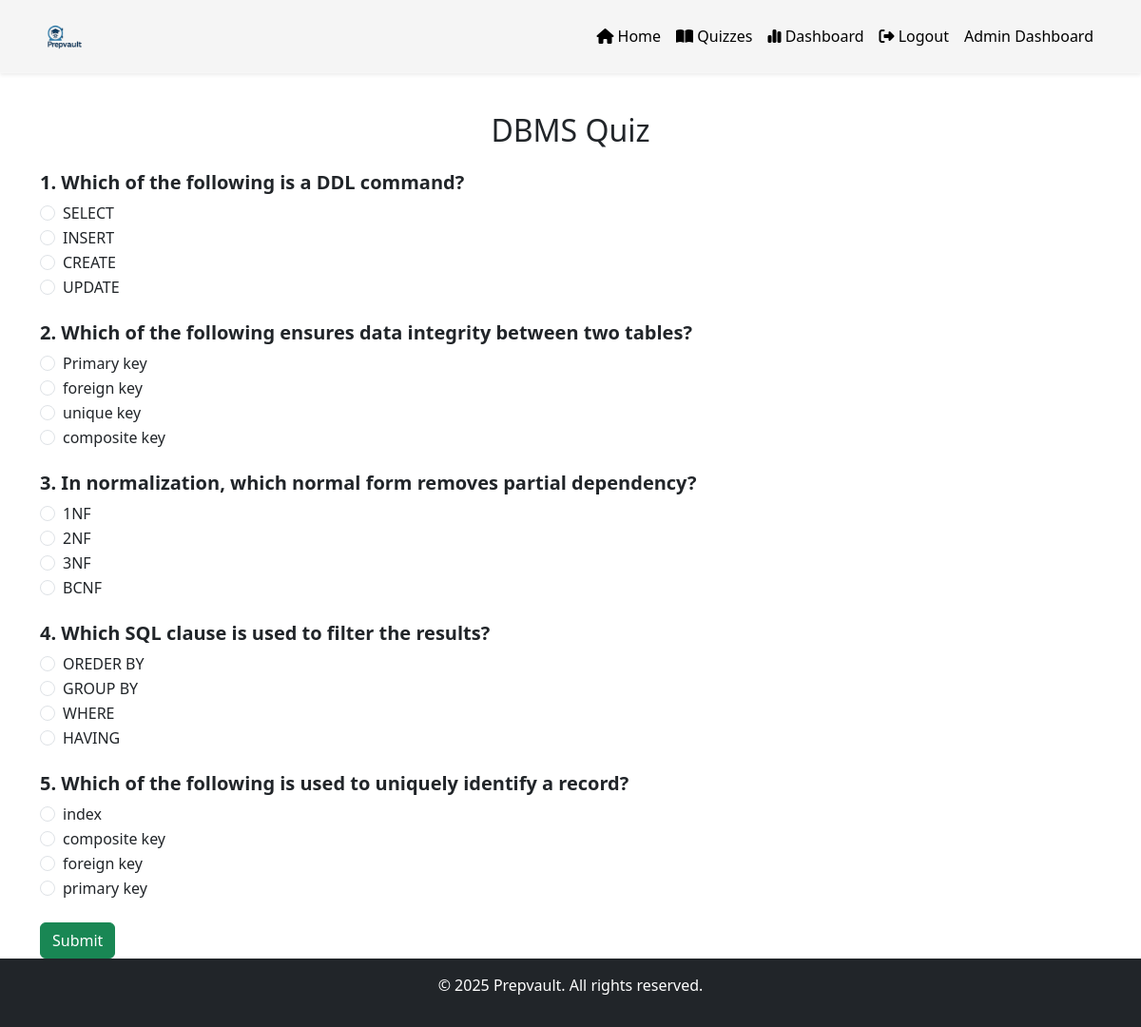
/quiz/3/ (signed in), run on the app's committed database.
### main/models.py (models this page shows, shortened)
class QuizTopic(models.Model):
    name = models.CharField(max_length=100)

class Question(models.Model):
    topic = models.ForeignKey(QuizTopic, on_delete=models.CASCADE)
    question_text = models.TextField()
    option1 = models.CharField(max_length=200)
    option2 = models.CharField(max_length=200)
    option3 = models.CharField(max_length=200)
    option4 = models.CharField(max_length=200)
    correct_option = models.IntegerField(choices=[(1, 'Option 1'), (2, 'Option 2'), (3, 'Option 3'), (4, 'Option 4')])

### main/views.py (the view, shortened to what this page needs)
# urls.py: path('quiz/<int:topic_id>/', views.quiz_questions, name='quiz_questions'),
@login_required
def quiz_questions(request, topic_id):
    topic = get_object_or_404(QuizTopic, id=topic_id)
    questions = Question.objects.filter(topic=topic)
    return render(request, 'main/quiz_questions.html', {
        'topic': topic,
        'questions': questions
    })

### main/templates/main/quiz_questions.html (shortened to what this page needs)
{% extends 'main/base.html' %}
{% block content %}
<div class="container mt-5">
  <h2 class="mb-4 text-center">{{ topic.name }} Quiz</h2>
  <form method="POST">
    {% for question in questions %}
      <div class="mb-4">
        <h5>{{ forloop.counter }}. {{ question.question_text }}</h5>
        <div class="form-check">
          <input class="form-check-input" type="radio" name="{{ question.id }}" value="1" required>
          <label class="form-check-label">{{ question.option1 }}</label>
        </div>
        <div class="form-check">
          <input class="form-check-input" type="radio" name="{{ question.id }}" value="2">
          <label class="form-check-label">{{ question.option2 }}</label>
        </div>
        <div class="form-check">
          <input class="form-check-input" type="radio" name="{{ question.id }}" value="3">
          <label class="form-check-label">{{ question.option3 }}</label>
        </div>
        <div class="form-check">
          <input class="form-check-input" type="radio" name="{{ question.id }}" value="4">
          <label class="form-check-label">{{ question.option4 }}</label>
        </div>
      </div>
    {% endfor %}
    <button type="submit" class="btn btn-success">Submit</button>
  </form>
</div>
{% endblock %}

### main/templates/main/base.html (shortened to what this page needs)
{% load static %}
<!DOCTYPE html>
<html lang="en">
<head>
  <link href="https://cdn.jsdelivr.net/npm/bootstrap@5.3.0/dist/css/bootstrap.min.css" rel="stylesheet" />
  <link href="https://cdnjs.cloudflare.com/ajax/libs/font-awesome/6.5.0/css/all.min.css" rel="stylesheet" />
</head>
<body>
<nav class="navbar navbar-expand-lg navbar-light fixed-top shadow-sm glass-navbar" style="background-color: whitesmoke">
  <div class="container">
    <a class="navbar-brand d-flex align-items-center fs-4 fw-bold" href="/">
      <img src="{% static 'images/logo.jpg' %}" alt="Prepvault Logo" class="me-2 logo-img" />
    </a>
    <div class="collapse navbar-collapse" id="navbarNav">
      <ul class="navbar-nav ms-auto">
        <li class="nav-item"><a class="nav-link" href="/"><i class="fa-solid fa-house"></i> Home</a></li>
        {% if user.is_authenticated %}
          <li class="nav-item"><a class="nav-link" href="/quizzes/"><i class="fa-solid fa-book-open"></i> Quizzes</a></li>
          <li class="nav-item"><a class="nav-link" href="/dashboard/"><i class="fa-solid fa-chart-simple"></i> Dashboard</a></li>
          <li class="nav-item"><a class="nav-link" href="/logout/"><i class="fa-solid fa-right-from-bracket"></i> Logout</a></li>
        {% else %}
          <li class="nav-item"><a class="nav-link" href="/login/"><i class="fa-solid fa-right-to-bracket"></i> Login</a></li>
          <li class="nav-item"><a class="nav-link" href="/register/"><i class="fa-solid fa-user-plus"></i> Register</a></li>
        {% endif %}
        {% if user.is_superuser or user.is_staff %}
  <li class="nav-item">
    <a class="nav-link" href="{% url 'admin_dashboard' %}">Admin Dashboard</a>
  </li>
{% endif %}
      </ul>
    </div>
  </div>
</nav>
<main>
  {% block content %}
  {% endblock %}
</main>
<footer class="bg-dark text-white text-center py-3">
  <div class="container">
    <p>&copy; 2025 Prepvault. All rights reserved.</p>
  </div>
</footer>
</body>
</html>

### main/templates/main/base.html (style rules this page uses)
html, body { height: 100%; margin: 0; }
.glass-navbar { background-color: lightblue; backdrop-filter: blur(10px); border-bottom: 1px solid rgba(255, 255, 255, 0.2); z-index: 1030; }
body { display: flex; flex-direction: column; min-height: 100vh; padding-top: 70px; }
main { flex: 1; }
.logo-img { height: 50px; object-fit: contain; display: block; }
.navbar-nav .nav-link { color: black !important; font-weight: 500; }
h5 { font-weight: 600; }
a { color: #0d6efd; font-size: 16px; }

### data on the page
QuizTopic: name "DBMS"
Question: question_text "Which of the following is a DDL command?", option1 "SELECT", option2 "INSERT", option3 "CREATE", option4 "UPDATE"
Question: question_text "Which of the following ensures data integrity between two tables?", option1 "Primary key", option2 "foreign key", option3 "unique key", option4 "composite key"
Question: question_text "In normalization, which normal form removes partial dependency?", option1 "1NF", option2 "2NF", option3 "3NF", option4 "BCNF"
Question: question_text "Which SQL clause is used to filter the results?", option1 "OREDER BY", option2 "GROUP BY", option3 "WHERE", option4 "HAVING"
Question: question_text "Which of the following is used to uniquely identify a record?", option1 "index", option2 "composite key", option3 "foreign key", option4 "primary key"
